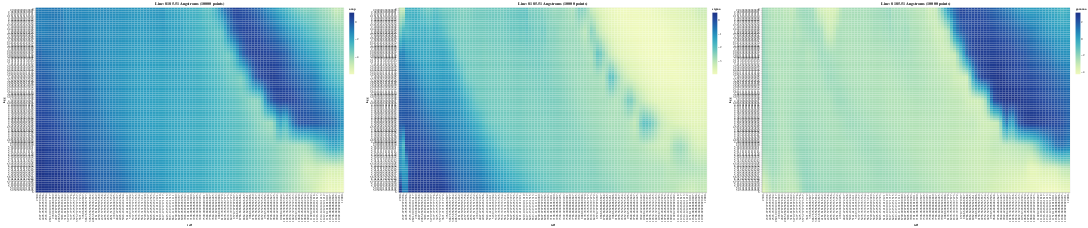

The notebook cell this image was saved under:
### Code cell
show_manifolds(df_manifold)

### Figure 1 — Vega specification as saved in the notebook (floating-point values rounded to 4 significant figures; data arrays with more than 128 entries replaced by an {"elided": "..."} marker saying what was removed)
{"$schema": "https://vega.github.io/schema/vega/v5.json", "data": [{"name": "source_0"}, {"name": "data_0", "values": {"elided": "10000 records"}}, {"name": "data_1", "values": {"elided": "10000 records"}}, {"name": "data_2", "values": {"elided": "10000 records"}}, {"name": "data_0_concat_0_x_domain_teff", "values": [{"teff": 2300.0}, {"teff": 2398.0}, {"teff": 2496.0}, {"teff": 2594.0}, {"teff": 2692.0}, {"teff": 2790.0}, {"teff": 2888.0}, {"teff": 2986.0}, {"teff": 3084.0}, {"teff": 3182.0}, {"teff": 3280.0}, {"teff": 3378.0}, {"teff": 3476.0}, {"teff": 3574.0}, {"teff": 3672.0}, {"teff": 3770.0}, {"teff": 3868.0}, {"teff": 3966.0}, {"teff": 4064.0}, {"teff": 4162.0}, {"teff": 4260.0}, {"teff": 4358.0}, {"teff": 4456.0}, {"teff": 4554.0}, {"teff": 4652.0}, {"teff": 4749.0}, {"teff": 4847.0}, {"teff": 4945.0}, {"teff": 5043.0}, {"teff": 5141.0}, {"teff": 5239.0}, {"teff": 5337.0}, {"teff": 5435.0}, {"teff": 5533.0}, {"teff": 5631.0}, {"teff": 5729.0}, {"teff": 5827.0}, {"teff": 5925.0}, {"teff": 6023.0}, {"teff": 6121.0}, {"teff": 6219.0}, {"teff": 6317.0}, {"teff": 6415.0}, {"teff": 6513.0}, {"teff": 6611.0}, {"teff": 6709.0}, {"teff": 6807.0}, {"teff": 6905.0}, {"teff": 7003.0}, {"teff": 7101.0}, {"teff": 7199.0}, {"teff": 7297.0}, {"teff": 7395.0}, {"teff": 7493.0}, {"teff": 7591.0}, {"teff": 7689.0}, {"teff": 7787.0}, {"teff": 7885.0}, {"teff": 7983.0}, {"teff": 8081.0}, {"teff": 8179.0}, {"teff": 8277.0}, {"teff": 8375.0}, {"teff": 8473.0}, {"teff": 8571.0}, {"teff": 8669.0}, {"teff": 8767.0}, {"teff": 8865.0}, {"teff": 8963.0}, {"teff": 9061.0}, {"teff": 9159.0}, {"teff": 9257.0}, {"teff": 9355.0}, {"teff": 9453.0}, {"teff": 9551.0}, {"teff": 9648.0}, {"teff": 9746.0}, {"teff": 9844.0}, {"teff": 9942.0}, {"teff": 10040.0}, {"teff": 10140.0}, {"teff": 10240.0}, {"teff": 10330.0}, {"teff": 10430.0}, {"teff": 10530.0}, {"teff": 10630.0}, {"teff": 10730.0}, {"teff": 10820.0}, {"teff": 10920.0}, {"teff": 11020.0}, {"teff": 11120.0}, {"teff": 11220.0}, {"teff": 11310.0}, {"teff": 11410.0}, {"teff": 11510.0}, {"teff": 11610.0}, {"teff": 11710.0}, {"teff": 11800.0}, {"teff": 11900.0}, {"teff": 12000.0}]}, {"name": "data_0_concat_0_y_domain_logg", "values": [{"logg": 2.0}, {"logg": 2.04}, {"logg": 2.081}, {"logg": 2.121}, {"logg": 2.162}, {"logg": 2.202}, {"logg": 2.242}, {"logg": 2.283}, {"logg": 2.323}, {"logg": 2.364}, {"logg": 2.404}, {"logg": 2.444}, {"logg": 2.485}, {"logg": 2.525}, {"logg": 2.566}, {"logg": 2.606}, {"logg": 2.646}, {"logg": 2.687}, {"logg": 2.727}, {"logg": 2.768}, {"logg": 2.808}, {"logg": 2.848}, {"logg": 2.889}, {"logg": 2.929}, {"logg": 2.97}, {"logg": 3.01}, {"logg": 3.051}, {"logg": 3.091}, {"logg": 3.131}, {"logg": 3.172}, {"logg": 3.212}, {"logg": 3.253}, {"logg": 3.293}, {"logg": 3.333}, {"logg": 3.374}, {"logg": 3.414}, {"logg": 3.455}, {"logg": 3.495}, {"logg": 3.535}, {"logg": 3.576}, {"logg": 3.616}, {"logg": 3.657}, {"logg": 3.697}, {"logg": 3.737}, {"logg": 3.778}, {"logg": 3.818}, {"logg": 3.859}, {"logg": 3.899}, {"logg": 3.939}, {"logg": 3.98}, {"logg": 4.02}, {"logg": 4.061}, {"logg": 4.101}, {"logg": 4.141}, {"logg": 4.182}, {"logg": 4.222}, {"logg": 4.263}, {"logg": 4.303}, {"logg": 4.343}, {"logg": 4.384}, {"logg": 4.424}, {"logg": 4.465}, {"logg": 4.505}, {"logg": 4.545}, {"logg": 4.586}, {"logg": 4.626}, {"logg": 4.667}, {"logg": 4.707}, {"logg": 4.747}, {"logg": 4.788}, {"logg": 4.828}, {"logg": 4.869}, {"logg": 4.909}, {"logg": 4.949}, {"logg": 4.99}, {"logg": 5.03}, {"logg": 5.071}, {"logg": 5.111}, {"logg": 5.152}, {"logg": 5.192}, {"logg": 5.232}, {"logg": 5.273}, {"logg": 5.313}, {"logg": 5.354}, {"logg": 5.394}, {"logg": 5.434}, {"logg": 5.475}, {"logg": 5.515}, {"logg": 5.556}, {"logg": 5.596}, {"logg": 5.636}, {"logg": 5.677}, {"logg": 5.717}, {"logg": 5.758}, {"logg": 5.798}, {"logg": 5.838}, {"logg": 5.879}, {"logg": 5.919}, {"logg": 5.96}, {"logg": 6.0}]}, {"name": "data_0_concat_0_color_domain_amp", "values": [{"min": -5.99, "max": 1.037}]}, {"name": "data_1_concat_1_x_domain_teff", "values": [{"teff": 2300.0}, {"teff": 2398.0}, {"teff": 2496.0}, {"teff": 2594.0}, {"teff": 2692.0}, {"teff": 2790.0}, {"teff": 2888.0}, {"teff": 2986.0}, {"teff": 3084.0}, {"teff": 3182.0}, {"teff": 3280.0}, {"teff": 3378.0}, {"teff": 3476.0}, {"teff": 3574.0}, {"teff": 3672.0}, {"teff": 3770.0}, {"teff": 3868.0}, {"teff": 3966.0}, {"teff": 4064.0}, {"teff": 4162.0}, {"teff": 4260.0}, {"teff": 4358.0}, {"teff": 4456.0}, {"teff": 4554.0}, {"teff": 4652.0}, {"teff": 4749.0}, {"teff": 4847.0}, {"teff": 4945.0}, {"teff": 5043.0}, {"teff": 5141.0}, {"teff": 5239.0}, {"teff": 5337.0}, {"teff": 5435.0}, {"teff": 5533.0}, {"teff": 5631.0}, {"teff": 5729.0}, {"teff": 5827.0}, {"teff": 5925.0}, {"teff": 6023.0}, {"teff": 6121.0}, {"teff": 6219.0}, {"teff": 6317.0}, {"teff": 6415.0}, {"teff": 6513.0}, {"teff": 6611.0}, {"teff": 6709.0}, {"teff": 6807.0}, {"teff": 6905.0}, {"teff": 7003.0}, {"teff": 7101.0}, {"teff": 7199.0}, {"teff": 7297.0}, {"teff": 7395.0}, {"teff": 7493.0}, {"teff": 7591.0}, {"teff": 7689.0}, {"teff": 7787.0}, {"teff": 7885.0}, {"teff": 7983.0}, {"teff": 8081.0}, {"teff": 8179.0}, {"teff": 8277.0}, {"teff": 8375.0}, {"teff": 8473.0}, {"teff": 8571.0}, {"teff": 8669.0}, {"teff": 8767.0}, {"teff": 8865.0}, {"teff": 8963.0}, {"teff": 9061.0}, {"teff": 9159.0}, {"teff": 9257.0}, {"teff": 9355.0}, {"teff": 9453.0}, {"teff": 9551.0}, {"teff": 9648.0}, {"teff": 9746.0}, {"teff": 9844.0}, {"teff": 9942.0}, {"teff": 10040.0}, {"teff": 10140.0}, {"teff": 10240.0}, {"teff": 10330.0}, {"teff": 10430.0}, {"teff": 10530.0}, {"teff": 10630.0}, {"teff": 10730.0}, {"teff": 10820.0}, {"teff": 10920.0}, {"teff": 11020.0}, {"teff": 11120.0}, {"teff": 11220.0}, {"teff": 11310.0}, {"teff": 11410.0}, {"teff": 11510.0}, {"teff": 11610.0}, {"teff": 11710.0}, {"teff": 11800.0}, {"teff": 11900.0}, {"teff": 12000.0}]}, {"name": "data_1_concat_1_y_domain_logg", "values": [{"logg": 2.0}, {"logg": 2.04}, {"logg": 2.081}, {"logg": 2.121}, {"logg": 2.162}, {"logg": 2.202}, {"logg": 2.242}, {"logg": 2.283}, {"logg": 2.323}, {"logg": 2.364}, {"logg": 2.404}, {"logg": 2.444}, {"logg": 2.485}, {"logg": 2.525}, {"logg": 2.566}, {"logg": 2.606}, {"logg": 2.646}, {"logg": 2.687}, {"logg": 2.727}, {"logg": 2.768}, {"logg": 2.808}, {"logg": 2.848}, {"logg": 2.889}, {"logg": 2.929}, {"logg": 2.97}, {"logg": 3.01}, {"logg": 3.051}, {"logg": 3.091}, {"logg": 3.131}, {"logg": 3.172}, {"logg": 3.212}, {"logg": 3.253}, {"logg": 3.293}, {"logg": 3.333}, {"logg": 3.374}, {"logg": 3.414}, {"logg": 3.455}, {"logg": 3.495}, {"logg": 3.535}, {"logg": 3.576}, {"logg": 3.616}, {"logg": 3.657}, {"logg": 3.697}, {"logg": 3.737}, {"logg": 3.778}, {"logg": 3.818}, {"logg": 3.859}, {"logg": 3.899}, {"logg": 3.939}, {"logg": 3.98}, {"logg": 4.02}, {"logg": 4.061}, {"logg": 4.101}, {"logg": 4.141}, {"logg": 4.182}, {"logg": 4.222}, {"logg": 4.263}, {"logg": 4.303}, {"logg": 4.343}, {"logg": 4.384}, {"logg": 4.424}, {"logg": 4.465}, {"logg": 4.505}, {"logg": 4.545}, {"logg": 4.586}, {"logg": 4.626}, {"logg": 4.667}, {"logg": 4.707}, {"logg": 4.747}, {"logg": 4.788}, {"logg": 4.828}, {"logg": 4.869}, {"logg": 4.909}, {"logg": 4.949}, {"logg": 4.99}, {"logg": 5.03}, {"logg": 5.071}, {"logg": 5.111}, {"logg": 5.152}, {"logg": 5.192}, {"logg": 5.232}, {"logg": 5.273}, {"logg": 5.313}, {"logg": 5.354}, {"logg": 5.394}, {"logg": 5.434}, {"logg": 5.475}, {"logg": 5.515}, {"logg": 5.556}, {"logg": 5.596}, {"logg": 5.636}, {"logg": 5.677}, {"logg": 5.717}, {"logg": 5.758}, {"logg": 5.798}, {"logg": 5.838}, {"logg": 5.879}, {"logg": 5.919}, {"logg": 5.96}, {"logg": 6.0}]}, {"name": "data_1_concat_1_color_domain_sigma", "values": [{"min": -3.963, "max": 0.535}]}, {"name": "data_2_concat_2_x_domain_teff", "values": [{"teff": 2300.0}, {"teff": 2398.0}, {"teff": 2496.0}, {"teff": 2594.0}, {"teff": 2692.0}, {"teff": 2790.0}, {"teff": 2888.0}, {"teff": 2986.0}, {"teff": 3084.0}, {"teff": 3182.0}, {"teff": 3280.0}, {"teff": 3378.0}, {"teff": 3476.0}, {"teff": 3574.0}, {"teff": 3672.0}, {"teff": 3770.0}, {"teff": 3868.0}, {"teff": 3966.0}, {"teff": 4064.0}, {"teff": 4162.0}, {"teff": 4260.0}, {"teff": 4358.0}, {"teff": 4456.0}, {"teff": 4554.0}, {"teff": 4652.0}, {"teff": 4749.0}, {"teff": 4847.0}, {"teff": 4945.0}, {"teff": 5043.0}, {"teff": 5141.0}, {"teff": 5239.0}, {"teff": 5337.0}, {"teff": 5435.0}, {"teff": 5533.0}, {"teff": 5631.0}, {"teff": 5729.0}, {"teff": 5827.0}, {"teff": 5925.0}, {"teff": 6023.0}, {"teff": 6121.0}, {"teff": 6219.0}, {"teff": 6317.0}, {"teff": 6415.0}, {"teff": 6513.0}, {"teff": 6611.0}, {"teff": 6709.0}, {"teff": 6807.0}, {"teff": 6905.0}, {"teff": 7003.0}, {"teff": 7101.0}, {"teff": 7199.0}, {"teff": 7297.0}, {"teff": 7395.0}, {"teff": 7493.0}, {"teff": 7591.0}, {"teff": 7689.0}, {"teff": 7787.0}, {"teff": 7885.0}, {"teff": 7983.0}, {"teff": 8081.0}, {"teff": 8179.0}, {"teff": 8277.0}, {"teff": 8375.0}, {"teff": 8473.0}, {"teff": 8571.0}, {"teff": 8669.0}, {"teff": 8767.0}, {"teff": 8865.0}, {"teff": 8963.0}, {"teff": 9061.0}, {"teff": 9159.0}, {"teff": 9257.0}, {"teff": 9355.0}, {"teff": 9453.0}, {"teff": 9551.0}, {"teff": 9648.0}, {"teff": 9746.0}, {"teff": 9844.0}, {"teff": 9942.0}, {"teff": 10040.0}, {"teff": 10140.0}, {"teff": 10240.0}, {"teff": 10330.0}, {"teff": 10430.0}, {"teff": 10530.0}, {"teff": 10630.0}, {"teff": 10730.0}, {"teff": 10820.0}, {"teff": 10920.0}, {"teff": 11020.0}, {"teff": 11120.0}, {"teff": 11220.0}, {"teff": 11310.0}, {"teff": 11410.0}, {"teff": 11510.0}, {"teff": 11610.0}, {"teff": 11710.0}, {"teff": 11800.0}, {"teff": 11900.0}, {"teff": 12000.0}]}, {"name": "data_2_concat_2_y_domain_logg", "values": [{"logg": 2.0}, {"logg": 2.04}, {"logg": 2.081}, {"logg": 2.121}, {"logg": 2.162}, {"logg": 2.202}, {"logg": 2.242}, {"logg": 2.283}, {"logg": 2.323}, {"logg": 2.364}, {"logg": 2.404}, {"logg": 2.444}, {"logg": 2.485}, {"logg": 2.525}, {"logg": 2.566}, {"logg": 2.606}, {"logg": 2.646}, {"logg": 2.687}, {"logg": 2.727}, {"logg": 2.768}, {"logg": 2.808}, {"logg": 2.848}, {"logg": 2.889}, {"logg": 2.929}, {"logg": 2.97}, {"logg": 3.01}, {"logg": 3.051}, {"logg": 3.091}, {"logg": 3.131}, {"logg": 3.172}, {"logg": 3.212}, {"logg": 3.253}, {"logg": 3.293}, {"logg": 3.333}, {"logg": 3.374}, {"logg": 3.414}, {"logg": 3.455}, {"logg": 3.495}, {"logg": 3.535}, {"logg": 3.576}, {"logg": 3.616}, {"logg": 3.657}, {"logg": 3.697}, {"logg": 3.737}, {"logg": 3.778}, {"logg": 3.818}, {"logg": 3.859}, {"logg": 3.899}, {"logg": 3.939}, {"logg": 3.98}, {"logg": 4.02}, {"logg": 4.061}, {"logg": 4.101}, {"logg": 4.141}, {"logg": 4.182}, {"logg": 4.222}, {"logg": 4.263}, {"logg": 4.303}, {"logg": 4.343}, {"logg": 4.384}, {"logg": 4.424}, {"logg": 4.465}, {"logg": 4.505}, {"logg": 4.545}, {"logg": 4.586}, {"logg": 4.626}, {"logg": 4.667}, {"logg": 4.707}, {"logg": 4.747}, {"logg": 4.788}, {"logg": 4.828}, {"logg": 4.869}, {"logg": 4.909}, {"logg": 4.949}, {"logg": 4.99}, {"logg": 5.03}, {"logg": 5.071}, {"logg": 5.111}, {"logg": 5.152}, {"logg": 5.192}, {"logg": 5.232}, {"logg": 5.273}, {"logg": 5.313}, {"logg": 5.354}, {"logg": 5.394}, {"logg": 5.434}, {"logg": 5.475}, {"logg": 5.515}, {"logg": 5.556}, {"logg": 5.596}, {"logg": 5.636}, {"logg": 5.677}, {"logg": 5.717}, {"logg": 5.758}, {"logg": 5.798}, {"logg": 5.838}, {"logg": 5.879}, {"logg": 5.919}, {"logg": 5.96}, {"logg": 6.0}]}, {"name": "data_2_concat_2_color_domain_gamma", "values": [{"min": -4.235, "max": 3.146}]}], "signals": [{"name": "childWidth", "value": 1000}], "marks": [{"type": "group", "name": "concat_0_group", "encode": {"update": {"width": {"signal": "childWidth"}, "height": {"signal": "height"}}}, "marks": [{"type": "rect", "name": "concat_0_marks", "from": {"data": "data_0"}, "encode": {"update": {"description": {"signal": "\"teff: \" + (isValid(datum[\"teff\"]) ? datum[\"teff\"] : \"\"+datum[\"teff\"]) + \"; logg: \" + (isValid(datum[\"logg\"]) ? datum[\"logg\"] : \"\"+datum[\"logg\"]) + \"; amp: \" + (format(datum[\"amp\"], \"\"))"}, "width": {"signal": "max(0.25, bandwidth('concat_0_x'))"}, "fill": {"field": "amp", "scale": "concat_0_color"}, "height": {"signal": "max(0.25, bandwidth('concat_0_y'))"}, "y": {"field": "logg", "scale": "concat_0_y"}, "x": {"field": "teff", "scale": "concat_0_x"}}}, "style": ["rect"]}], "axes": [{"scale": "concat_0_x", "grid": false, "labelAngle": 270, "zindex": 1, "labelAlign": "right", "labelBaseline": "middle", "orient": "bottom", "title": "teff"}, {"scale": "concat_0_y", "orient": "left", "grid": false, "title": "logg", "zindex": 1}], "title": {"text": "Line: 8185.51 Angstroms (10000 points)", "frame": "group"}, "legends": [{"fill": "concat_0_color", "gradientLength": {"signal": "clamp(height, 64, 200)"}, "title": "amp"}], "style": "cell"}, {"type": "group", "name": "concat_1_group", "encode": {"update": {"width": {"signal": "childWidth"}, "height": {"signal": "height"}}}, "marks": [{"type": "rect", "name": "concat_1_marks", "from": {"data": "data_1"}, "encode": {"update": {"fill": {"field": "sigma", "scale": "concat_1_color"}, "x": {"field": "teff", "scale": "concat_1_x"}, "y": {"field": "logg", "scale": "concat_1_y"}, "width": {"signal": "max(0.25, bandwidth('concat_1_x'))"}, "height": {"signal": "max(0.25, bandwidth('concat_1_y'))"}, "description": {"signal": "\"teff: \" + (isValid(datum[\"teff\"]) ? datum[\"teff\"] : \"\"+datum[\"teff\"]) + \"; logg: \" + (isValid(datum[\"logg\"]) ? datum[\"logg\"] : \"\"+datum[\"logg\"]) + \"; sigma: \" + (format(datum[\"sigma\"], \"\"))"}}}, "style": ["rect"]}], "axes": [{"scale": "concat_1_x", "labelAlign": "right", "labelAngle": 270, "labelBaseline": "middle", "zindex": 1, "grid": false, "title": "teff", "orient": "bottom"}, {"scale": "concat_1_y", "zindex": 1, "orient": "left", "title": "logg", "grid": false}], "title": {"text": "Line: 8185.51 Angstroms (10000 points)", "frame": "group"}, "style": "cell", "legends": [{"fill": "concat_1_color", "gradientLength": {"signal": "clamp(height, 64, 200)"}, "title": "sigma"}]}, {"type": "group", "name": "concat_2_group", "encode": {"update": {"height": {"signal": "height"}, "width": {"signal": "childWidth"}}}, "marks": [{"type": "rect", "name": "concat_2_marks", "from": {"data": "data_2"}, "encode": {"update": {"x": {"field": "teff", "scale": "concat_2_x"}, "width": {"signal": "max(0.25, bandwidth('concat_2_x'))"}, "description": {"signal": "\"teff: \" + (isValid(datum[\"teff\"]) ? datum[\"teff\"] : \"\"+datum[\"teff\"]) + \"; logg: \" + (isValid(datum[\"logg\"]) ? datum[\"logg\"] : \"\"+datum[\"logg\"]) + \"; gamma: \" + (format(datum[\"gamma\"], \"\"))"}, "fill": {"field": "gamma", "scale": "concat_2_color"}, "y": {"field": "logg", "scale": "concat_2_y"}, "height": {"signal": "max(0.25, bandwidth('concat_2_y'))"}}}, "style": ["rect"]}], "axes": [{"scale": "concat_2_x", "labelAngle": 270, "labelBaseline": "middle", "zindex": 1, "grid": false, "title": "teff", "labelAlign": "right", "orient": "bottom"}, {"scale": "concat_2_y", "grid": false, "orient": "left", "zindex": 1, "title": "logg"}], "title": {"text": "Line: 8185.51 Angstroms (10000 points)", "frame": "group"}, "style": "cell", "legends": [{"fill": "concat_2_color", "gradientLength": {"signal": "clamp(height, 64, 200)"}, "title": "gamma"}]}], "scales": [{"name": "concat_0_x", "type": "band", "domain": {"data": "data_0_concat_0_x_domain_teff", "field": "teff", "sort": true}, "range": [0, {"signal": "childWidth"}], "paddingOuter": 0, "paddingInner": 0}, {"name": "concat_0_y", "type": "band", "domain": {"data": "data_0_concat_0_y_domain_logg", "field": "logg", "sort": true}, "range": [0, {"signal": "height"}], "paddingInner": 0, "paddingOuter": 0}, {"name": "concat_0_color", "type": "linear", "domain": [{"signal": "(data(\"data_0_concat_0_color_domain_amp\")[0] || {}).min"}, {"signal": "(data(\"data_0_concat_0_color_domain_amp\")[0] || {}).max"}], "range": "heatmap", "interpolate": "hcl", "zero": false}, {"name": "concat_1_x", "type": "band", "domain": {"data": "data_1_concat_1_x_domain_teff", "field": "teff", "sort": true}, "range": [0, {"signal": "childWidth"}], "paddingOuter": 0, "paddingInner": 0}, {"name": "concat_1_y", "type": "band", "domain": {"data": "data_1_concat_1_y_domain_logg", "field": "logg", "sort": true}, "range": [0, {"signal": "height"}], "paddingInner": 0, "paddingOuter": 0}, {"name": "concat_1_color", "type": "linear", "domain": [{"signal": "(data(\"data_1_concat_1_color_domain_sigma\")[0] || {}).min"}, {"signal": "(data(\"data_1_concat_1_color_domain_sigma\")[0] || {}).max"}], "range": "heatmap", "interpolate": "hcl", "zero": false}, {"name": "concat_2_x", "type": "band", "domain": {"data": "data_2_concat_2_x_domain_teff", "field": "teff", "sort": true}, "range": [0, {"signal": "childWidth"}], "paddingInner": 0, "paddingOuter": 0}, {"name": "concat_2_y", "type": "band", "domain": {"data": "data_2_concat_2_y_domain_logg", "field": "logg", "sort": true}, "range": [0, {"signal": "height"}], "paddingInner": 0, "paddingOuter": 0}, {"name": "concat_2_color", "type": "linear", "domain": [{"signal": "(data(\"data_2_concat_2_color_domain_gamma\")[0] || {}).min"}, {"signal": "(data(\"data_2_concat_2_color_domain_gamma\")[0] || {}).max"}], "range": "heatmap", "interpolate": "hcl", "zero": false}], "height": 600, "background": "white", "layout": {"padding": 20, "bounds": "full", "align": "each"}, "padding": 5}
